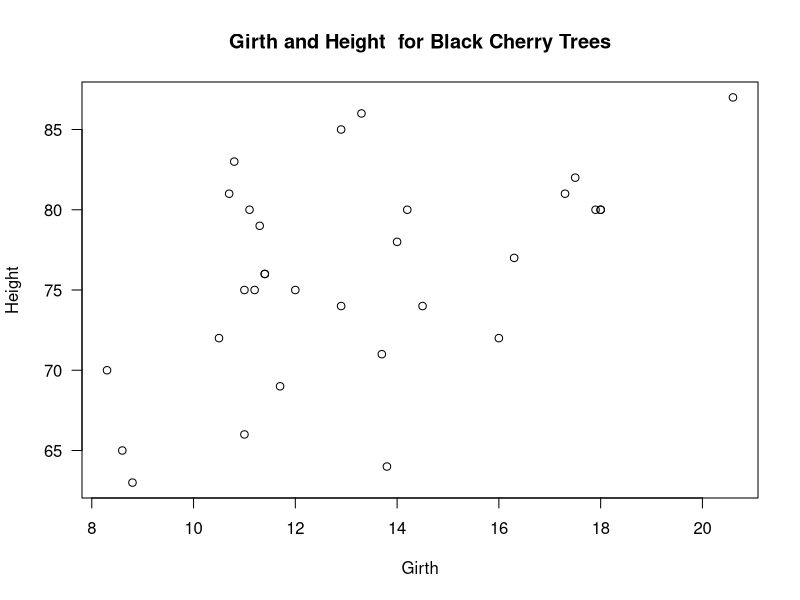
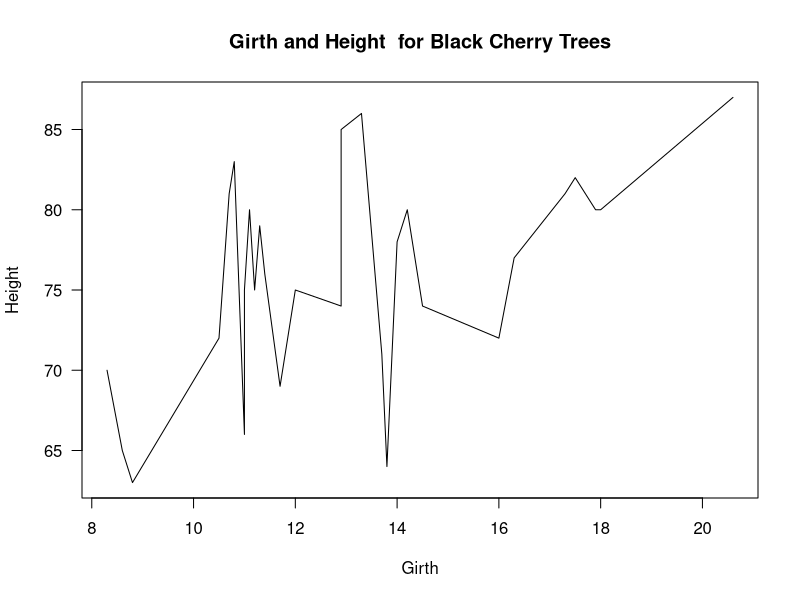
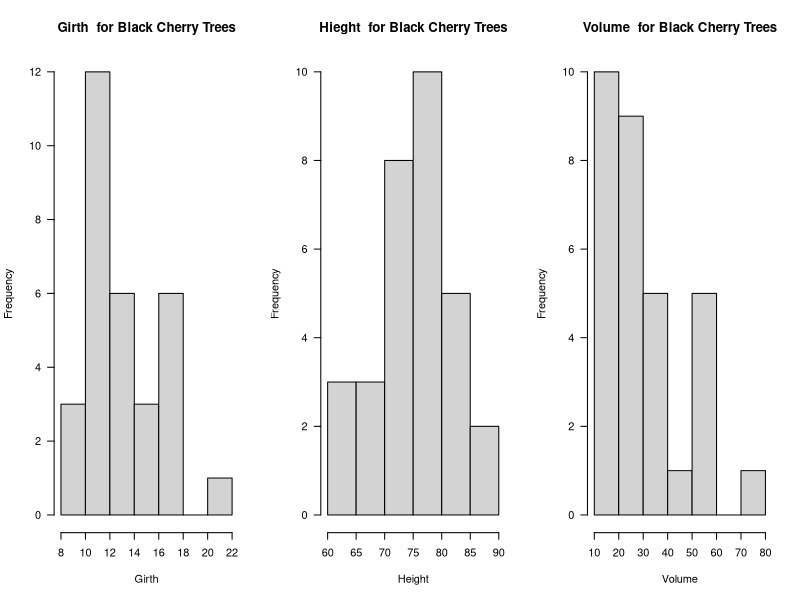
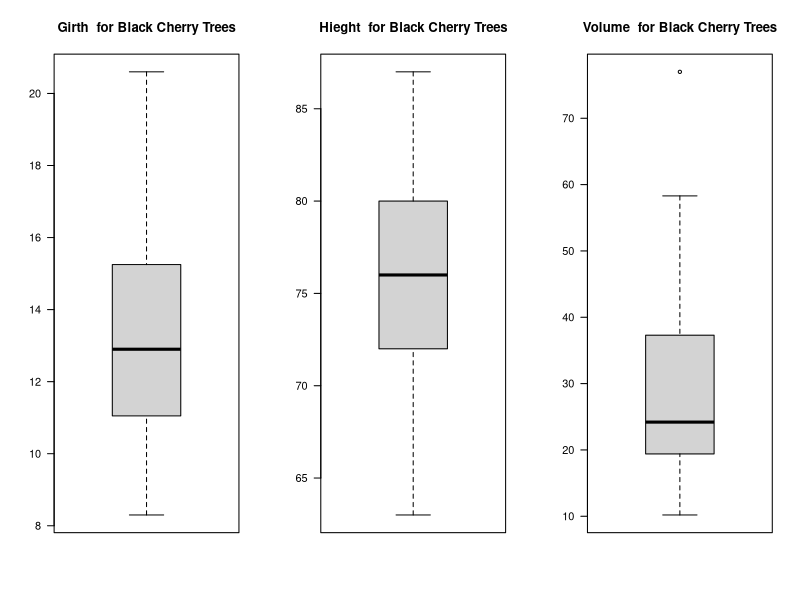
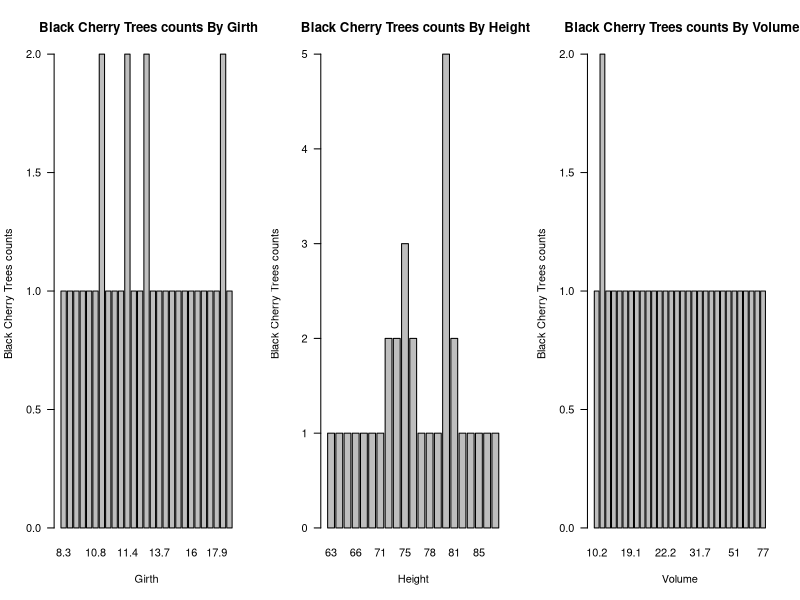

The R source for these figures, in order:
## ---- chunk 1
knitr::opts_chunk$set(echo = TRUE)
## ---- chunk 2
plot(trees$Girth,trees$Height,main="Girth and Height  for Black Cherry Trees",xlab="Girth",ylab="Height",las=1)
## ---- chunk 3
plot(trees$Girth,trees$Height,type="l",main="Girth and Height  for Black Cherry Trees",xlab="Girth",ylab="Height",las=1)
## ---- chunk 4

par(mfrow = c(1, 3)) 

hist(trees$Girth, main = "Girth  for Black Cherry Trees",las=1, xlab = "Girth")

hist(trees$Height, main = "Hieght  for Black Cherry Trees",las=1, xlab = "Height")

hist(trees$Volume, main = "Volume  for Black Cherry Trees",las=1, xlab = "Volume")
## ---- chunk 5
par(mfrow = c(1, 3)) 

boxplot(trees$Girth, main = "Girth  for Black Cherry Trees",las=1)

boxplot(trees$Height, main = "Hieght  for Black Cherry Trees",las=1)

boxplot(trees$Volume, main = "Volume  for Black Cherry Trees",las=1)
## ---- chunk 6

par(mfrow = c(1, 3)) 

barplot(table(trees$Girth),las=1, main = " Black Cherry Trees counts By Girth", xlab = "Girth", ylab = "Black Cherry Trees counts")

barplot(table(trees$Height),las=1, main = " Black Cherry Trees counts By Height", xlab = "Height", ylab = "Black Cherry Trees counts")

barplot(table(trees$Volume),las=1, main = " Black Cherry Trees counts By Volume", xlab = "Volume", ylab = "Black Cherry Trees counts")
